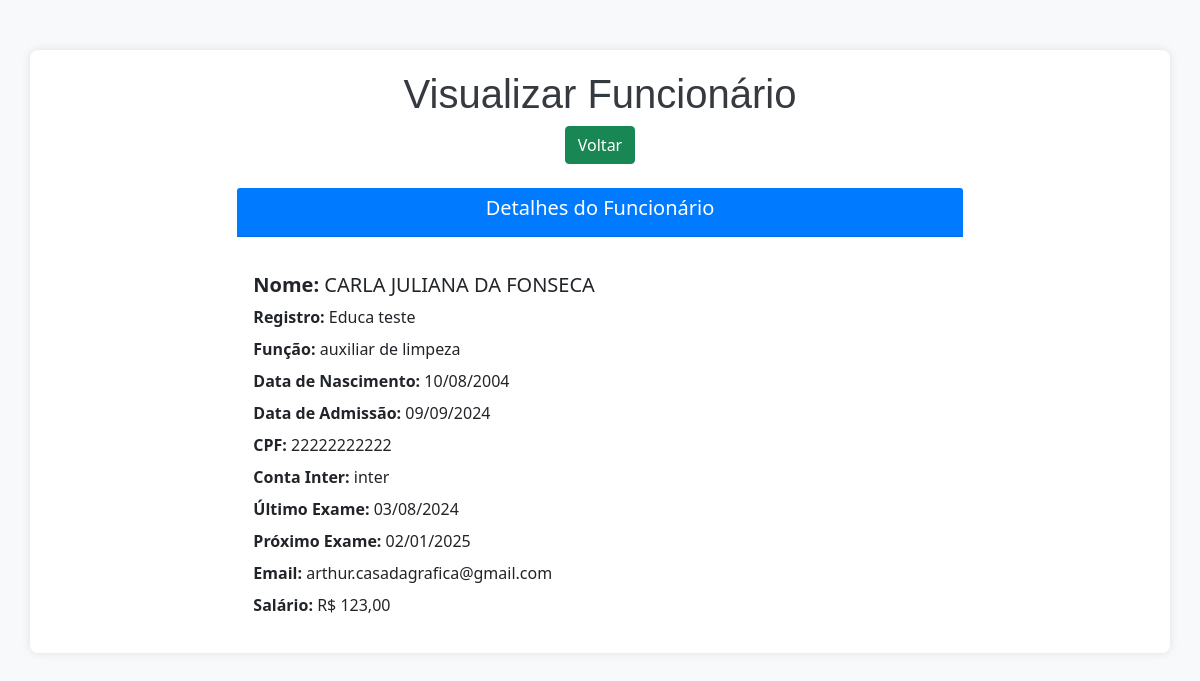
Page /view/1/ on the earlier database version.
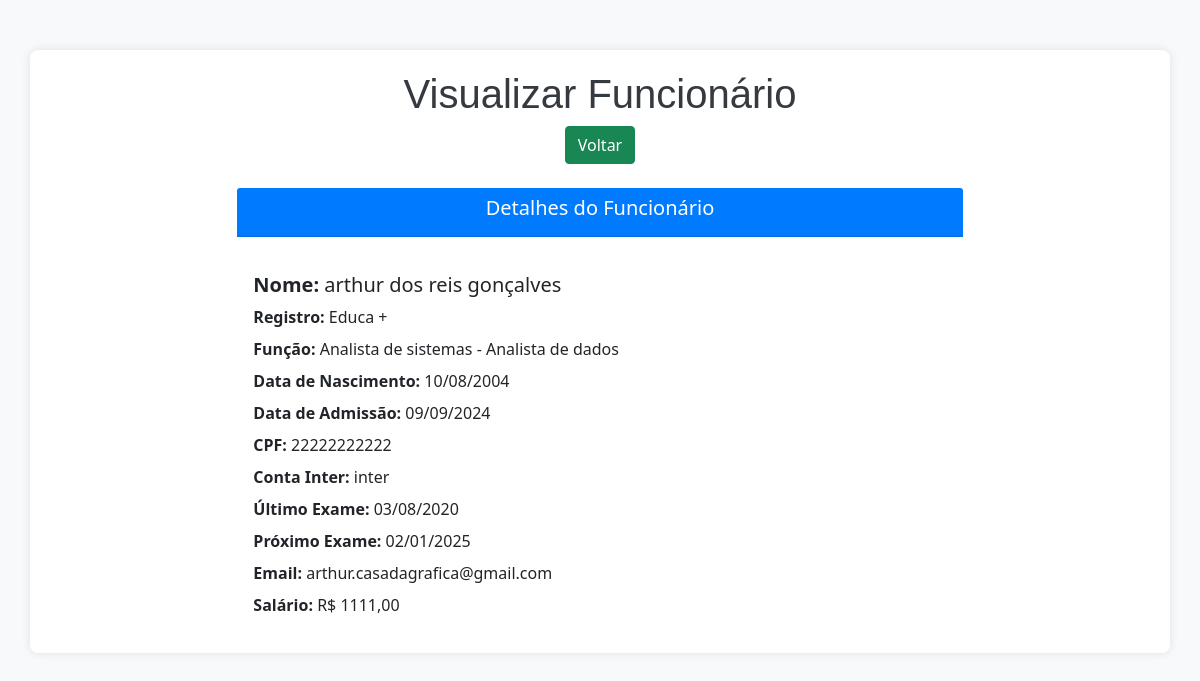
Same page on the later database version.
### app/models.py (models this page shows, shortened)
class Funcionarios(models.Model):
    cpf_validator = RegexValidator(
        r'^\d{11}$',  # Permite apenas 11 dígitos
        'O CPF deve ter 11 dígitos numéricos.'
    )
    nome = models.CharField(max_length=150)
    registro = models.CharField(max_length=50)
    funcao = models.CharField(max_length=100)
    data_nascimento = models.DateField()
    data_admissao = models.DateField()
    cpf = models.CharField(max_length=11, validators=[cpf_validator])
    conta_inter = models.CharField(max_length=20)
    ultimo_exame = models.DateField(null=True, blank=True)
    proximo_exame = models.DateField(null=True, blank=True)
    email = models.EmailField(max_length=100, validators=[EmailValidator()])
    salario = models.DecimalField(max_digits=10, decimal_places=2)

### app/views.py (the view)
# urls.py: path('view/<int:pk>/', view, name='view'),
def view(request, pk):
    funcionario = get_object_or_404(Funcionarios, pk=pk)
    return render(request, 'Funcionarios/view.html', {'db': funcionario})

### app/templates/Funcionarios/view.html (shortened to what this page needs)
<!DOCTYPE html>
<html lang="pt-br">
<head>
    <link href="https://cdn.jsdelivr.net/npm/bootstrap@5.0.2/dist/css/bootstrap.min.css" rel="stylesheet">
</head>
<body>
    <div class="container">
        <div class="text-center mb-4">
            <h1>Visualizar Funcionário</h1>
            <a href="/indexFuncionarios" class="btn btn-success">Voltar</a>
        </div>
        <div class="row justify-content-center">
            <div class="col-md-8">
                <div class="card">
                    <div class="card-header text-center">
                        <h5>Detalhes do Funcionário</h5>
                    </div>
                    <div class="card-body">
                        <h5 class="card-title"><strong>Nome:</strong> {{ db.nome }}</h5>
                        <p class="card-text"><strong>Registro:</strong> {{ db.registro }}</p>
                        <p class="card-text"><strong>Função:</strong> {{ db.funcao }}</p>
                        <p class="card-text"><strong>Data de Nascimento:</strong> {{ db.data_nascimento|date:"d/m/Y" }}</p>
                        <p class="card-text"><strong>Data de Admissão:</strong> {{ db.data_admissao|date:"d/m/Y" }}</p>
                        <p class="card-text"><strong>CPF:</strong> {{ db.cpf }}</p>
                        <p class="card-text"><strong>Conta Inter:</strong> {{ db.conta_inter }}</p>
                        <p class="card-text"><strong>Último Exame:</strong> {{ db.ultimo_exame|date:"d/m/Y" }}</p>
                        <p class="card-text"><strong>Próximo Exame:</strong> {{ db.proximo_exame|date:"d/m/Y" }}</p>
                        <p class="card-text"><strong>Email:</strong> {{ db.email }}</p>
                        <p class="card-text"><strong>Salário:</strong> R$ {{ db.salario }}</p>
                    </div>
                </div>
            </div>
        </div>
    </div>
</body>
</html>

Differences in the rows shown:
changed Funcionarios "inter": nome "CARLA JULIANA DA FONSECA" → "arthur dos reis gonçalves"; registro "Educa teste" → "Educa +"; funcao "auxiliar de limpeza" → "Analista de sistemas - Analista de dados"; ultimo_exame "03/08/2024" → "03/08/2020"; salario "123,00" → "1111,00"
